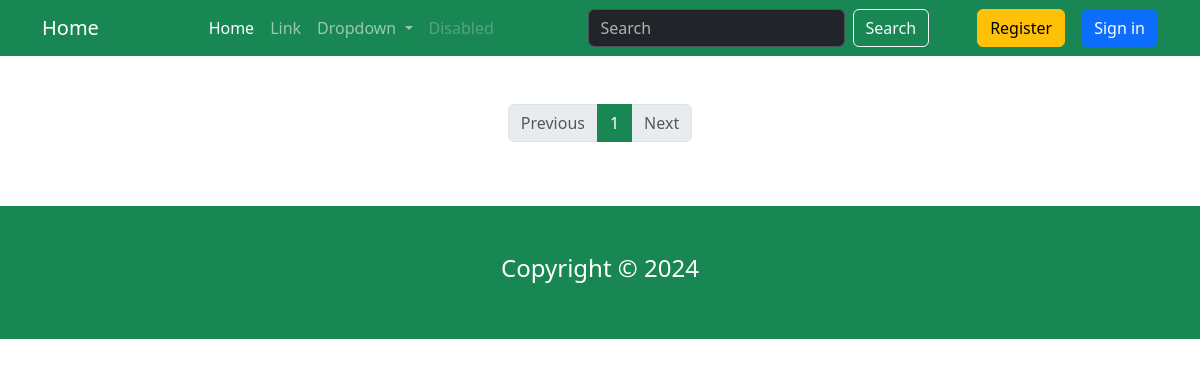
Before: / with the older database file.
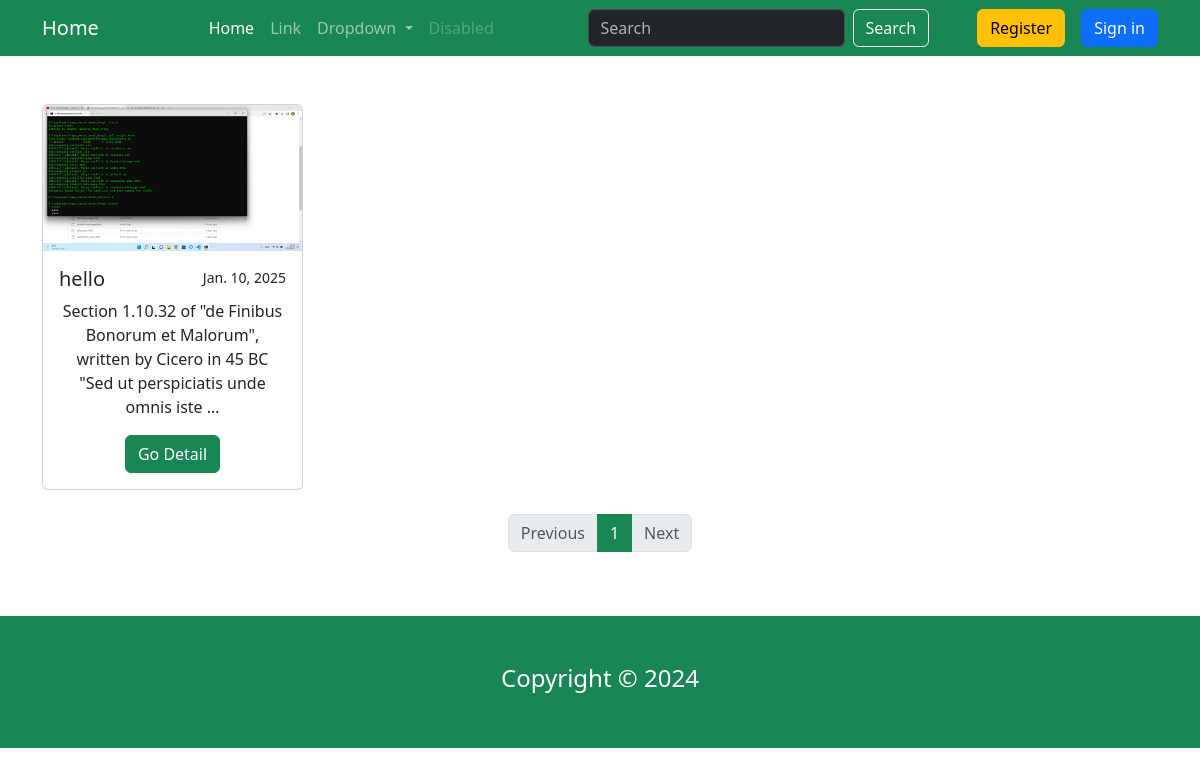
After: the same page with the newer database file.
### news/models.py (models this page shows, shortened)
class Product(models.Model):
    name = models.CharField(max_length=100)
    description = models.TextField()
    image = models.ImageField(upload_to='news/', blank=True, null=True)
    create_at = models.DateTimeField(auto_now_add=True)

### news/views.py (the view)
# urls.py: path('', ProductListView.as_view(), name='product_list'),
class ProductListView(ListView):
    model = Product
    template_name = 'home.html'
    context_object_name = 'products'
    paginate_by = 1

### templates/home.html
{% extends "base.html" %}
{% block content %}
<div class="container">
    <div class="row py-5 row-gap-4">
      {% for product in products %}
      <div class="col-12 col-md-6 col-lg-3 d-flex justify-content-center">
        <div class="card" style="width: 18rem;">
          <img src="{{ product.image.url }}" class="card-img-top" alt="{{ product.name }}">
          <div class="card-body text-center">
            <div class="d-flex justify-content-between">
              <h5 class="card-title">{{ product.name }}</h5>
              <small>{{ product.create_at|date }}</small>
            </div>
            <p class="card-text">{{ product.description|truncatewords:20 }}</p>
            <div class="d-flex justify-content-center">
              <a href="{% url 'product_detail' product.pk %}" class="btn btn-success">Go Detail</a>
            </div>
          </div>
        </div>
      </div>
      {% endfor %}
      <nav aria-label="Page navigation" class="d-flex justify-content-center">
        <ul class="pagination">
          {% if page_obj.has_previous %}
          <li class="page-item">
            <a class="page-link text-success" href="?page=1" aria-label="First">
              <span aria-hidden="true">&laquo;&laquo;</span>
            </a>
          </li>
          <li class="page-item">
            <a class="page-link text-success" href="?page={{ page_obj.previous_page_number }}" aria-label="Previous">
              <span aria-hidden="true">&laquo;</span>
            </a>
          </li>
          {% else %}
          <li class="page-item disabled">
            <a class="page-link">Previous</a>
          </li>
          {% endif %}
          {% for num in page_obj.paginator.page_range %}
            {% if page_obj.number == num %}
              <li class="page-item active" aria-current="page">
                <a class="page-link bg-success border-success" href="#">{{ num }}</a>
              </li>
            {% else %}
              <li class="page-item">
                <a class="page-link text-success" href="?page={{ num }}">{{ num }}</a>
              </li>
            {% endif %}
          {% endfor %}
          {% if page_obj.has_next %}
          <li class="page-item">
            <a class="page-link text-success" href="?page={{ page_obj.next_page_number }}" aria-label="Next">
              <span aria-hidden="true">&raquo;</span>
            </a>
          </li>
          <li class="page-item">
            <a class="page-link text-success" href="?page={{ page_obj.paginator.num_pages }}" aria-label="Last">
              <span aria-hidden="true">&raquo;&raquo;</span>
            </a>
          </li>
          {% else %}
          <li class="page-item disabled">
            <a class="page-link">Next</a>
          </li>
          {% endif %}
        </ul>
      </nav>
    </div>
  </div>
{% endblock %}

### templates/base.html (shortened to what this page needs)
{% load static %}
<!DOCTYPE html>
<html lang="en">
<head>
    <link rel="stylesheet" href="{% static 'vendor/css/bootstrap.css' %}">
</head>
<body>
    {% include "./navbar.html" %}
    {% block content %}
    {% endblock %}
    {% include "./footer.html" %}
</body>
</html>

### templates/navbar.html (shortened to what this page needs)
{% block navbar %}
 <nav class="navbar navbar-expand-lg bg-success" data-bs-theme="dark">
    <div class="container">
      <a class="navbar-brand" href="{% url 'product_list' %}">Home</a>
      <div class="collapse navbar-collapse" id="navbarSupportedContent">
        <ul class="navbar-nav m-auto mb-2 mb-lg-0">
          <li class="nav-item">
            <a class="nav-link active" aria-current="page" href="{% url 'product_list' %}">Home</a>
          </li>
          <li class="nav-item">
            <a class="nav-link" href="#">Link</a>
          </li>
          <li class="nav-item dropdown">
            <a class="nav-link dropdown-toggle" href="#" role="button" data-bs-toggle="dropdown" aria-expanded="false">
              Dropdown
            </a>
          </li>
          <li class="nav-item">
            <a class="nav-link disabled" aria-disabled="true">Disabled</a>
          </li>
        </ul>
        <form class="d-flex" role="search" method="get" action="{% url 'search_results' %}">
          <input class="form-control me-2" type="search" name="query" value="{{ query }}" placeholder="Search" aria-label="Search">
          <button class="btn btn-outline-light" type="submit">Search</button>
        </form>
        <div class="ms-0 ms-lg-5 d-flex gap-3 my-3 my-lg-0">
          {% if user.is_authenticated %}
            <form method="post" action="{% url 'logout' %}">
              {% csrf_token %}
              <button type="submit" class="btn btn-danger">Logout</button>
            </form>
          {% else %}
            <a href="{% url 'signup' %}" class="btn btn-warning">Register</a>
            <a href="{% url 'login' %}" class="btn btn-primary">Sign in</a>
          {% endif %}
        </div>
      </div>
    </div>
  </nav>
{% endblock %}

### templates/footer.html
{% block footer %}
        <footer class="bg-success py-5">
            <h4 class="text-white text-center">Copyright &copy; 2024</h4>
        </footer>
{% endblock %}

Changed rows visible on the page:
added Product: image (picture), name "hello", create_at "Jan. 10, 2025", description "Section 1.10.32 of \"de Finibus Bonorum et Malorum\", written by Cicero in 45 BC \"Sed ut perspiciatis unde omnis iste …"
